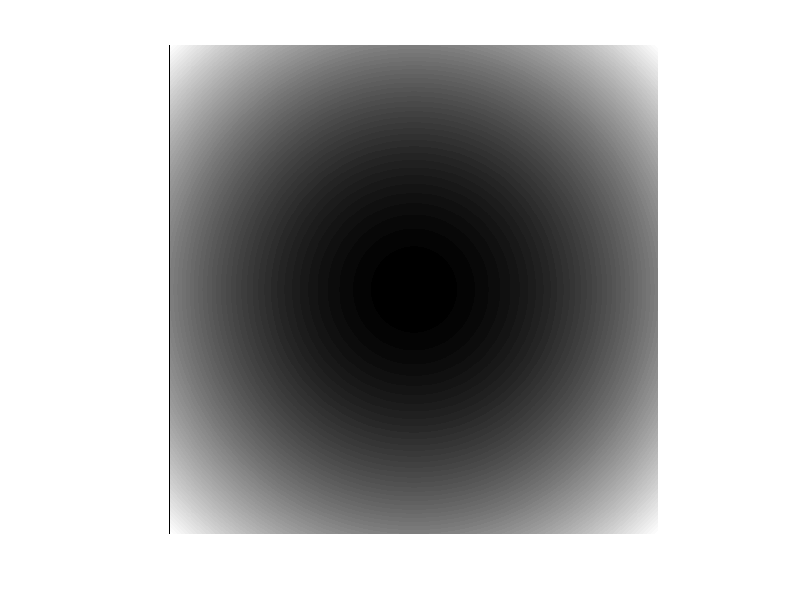

MATLAB code for this plot:
% Section A - Convolution:

% Useful functions:
% help conv
% help hold on
% help plot
% help meshgrid
a = zeros(100,100);
a(1:10,:)=255;

% First we will create a synthetic image:
[y,x] = meshgrid(-500:500,-500:500);
z = x.^2 + y.^2;
figure; imshow(z,[]);

% 1) Convolution Mask 5x5 for black patch

% 2) Convolution Mask 5x5 for white L

% 3) Convolution Mask for shifting the image to the left

% Section B - Canny Edge Detector:
% Section C - Evaluation:
% Section D - Comparision:
